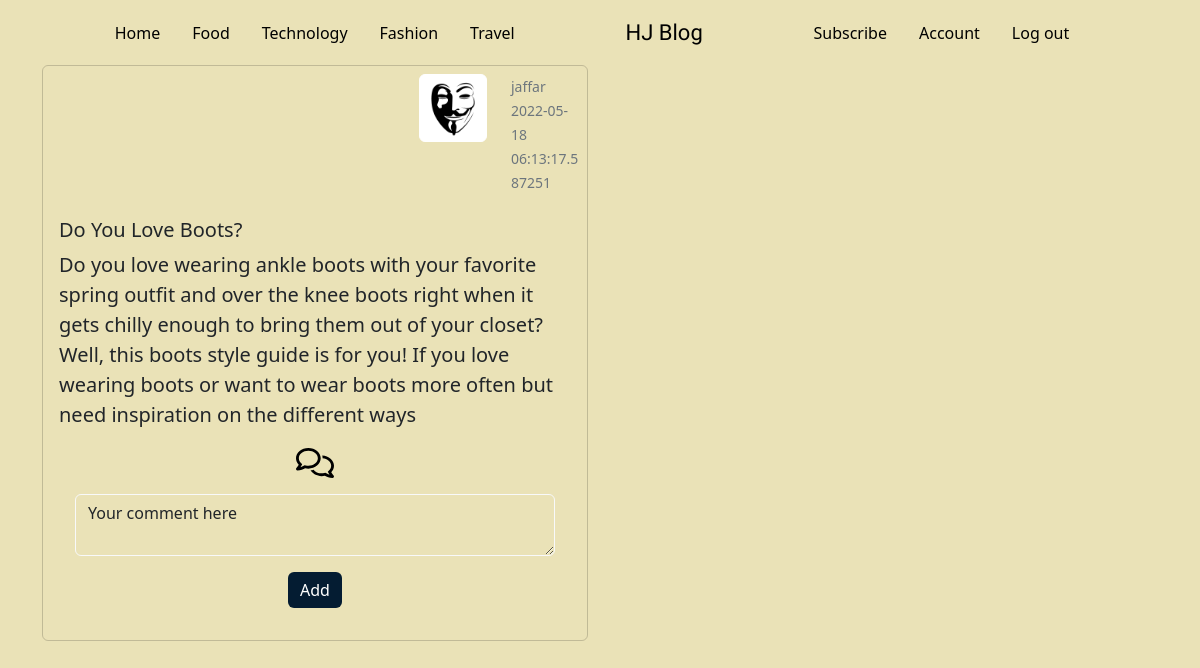
Screenshot of /comments/2 with the database file from the repository.
### app/models.py (models this page shows, shortened)
class User(db.Model,UserMixin):
  id=db.Column(db.Integer,primary_key=True)
  username=db.Column(db.String,nullable=False,unique=True)
  email=db.Column(db.String,nullable=False,unique=True)
  password=db.Column(db.String,nullable=False)
  image_file=db.Column(db.String(20),nullable=False,default='default.png')
  post = db.relationship('Posts', backref='author', lazy=True)

class Posts(db.Model):
  id=db.Column(db.Integer,primary_key=True)
  title=db.Column(db.String,nullable=False)
  description=db.Column(db.String,nullable=False)
  content=db.Column(db.String,nullable=False)
  blog_image=db.Column(db.String,nullable=False,)
  category= db.Column(db.String,nullable=False)
  date_created = db.Column(db.DateTime, nullable=False, default=datetime.utcnow)
  user_id = db.Column(db.Integer, db.ForeignKey('user.id'), nullable=False)
  comments = db.relationship('Comments',backref = 'posts',passive_deletes = True)

### app/posts/routes.py (the view)
@posts.route('/comments/<id>',methods=['POST', 'GET'])
def comments(id):
    form = CommentsForm()
    posts = Posts.query.filter_by(id=id).first()
    if form.validate_on_submit():
        comment=Comments(comment=form.content.data,post_id=posts.id)
        db.session.add(comment)
        db.session.commit()
        flash('Your comment was added successfully','success')
        return redirect(url_for('main.home'))
    form.content.data = "Your comment here"
    return render_template('comments.html', form=form , posts=posts)

### app/posts/forms.py
class CommentsForm(FlaskForm):
    content=TextAreaField('Content', validators=[DataRequired()])
    submit = SubmitField('Add')

### app/templates/comments.html (shortened to what this page needs)
{% extends 'layout.html' %}
{% block body %}
<div class="container">
    <div class="row row-cols-1 row-cols-md-2 g-4">
      <div class="col ">
        <div class="card">
            <div class="row  p-2">
                <div class="col-md-8"></div>
              <div class="col-md-2">
                  <img src="{{url_for('static', filename='/profiles/'+posts.author.image_file)}}" class="img-thumbnail img-fluid border border-white" alt="Profile picture" >
              </div>
              <div class="col-md-2 mx-auto mt-auto mb-auto text-muted">
                  <small>{{posts.author.username}}</small>
                  <br>
                  <small>{{posts.date_created}}</small>
              </div>
            </div>
          <div class="card-body">
            <h5 class="card-title">{{posts.title}}</h5>
            <p class="card-text lead">{{posts.description}}</p>
            <div class="d-flex justify-content-around">
              <a  data-bs-toggle="collapse" href="#comments{{posts.id}}" class="lead text-decoration-none ">
                <img src="{{url_for('static',filename='/assets/comment.svg')}}" height="30" alt="">
              </a>
            </div>
            <div id="comments{{posts.id}}">
              <div class="m-3">
                <form action="" method="post">
                  <div class="form-group">
                          {% if form.content.errors %}
                          {{form.content(class='form-control is-invalid')}}
                              {% for error in form.email.errors %}
                                  <div class="invalid-feedback">
                                      {{error}}
                                  </div>
                              {% endfor %}
                      {% else %}
                          {{form.content(class='form-control bg-transparent border border-light')}}
                      {% endif %}
                  </div>
                  <div class="text-center mt-3">
                    {{form.submit(class='btn btn-outline post_submit')}}
                </div>
              </div>
            </div>
          </div>
        </div>
      </div>
</div>
{% endblock %}

### app/static/main.css (style rules this page uses)
* { margin: 0; padding: 0; box-sizing: border-box; }
body { background-color:#EAE2B7 ; }
.card { background-color: transparent; }
.post_submit { background-color: #041C32; color: #FFFFFF; border: none; }

### rows the page displays
User: image_file (placeholder picture), author.username "jaffar"
Posts: date_created "2022-05-18 06:13:17.587251", title "Do You Love Boots?", description "Do you love wearing ankle boots with your favorite spring outfit and over the knee boots right when it gets chilly enough to bring them out of your closet? Well, this boots style guide is for you! If you love wearing boots or want to wear boots more often but need inspiration on the different ways"
